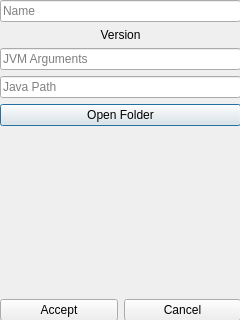
<?xml version="1.0" encoding="UTF-8"?>
<ui version="4.0">
 <class>dialog_configure</class>
 <widget class="QDialog" name="dialog_configure">
  <property name="geometry">
   <rect>
    <x>0</x>
    <y>0</y>
    <width>240</width>
    <height>320</height>
   </rect>
  </property>
  <property name="windowTitle">
   <string>Configure Instance</string>
  </property>
  <widget class="QWidget" name="gridLayoutWidget">
   <property name="geometry">
    <rect>
     <x>0</x>
     <y>0</y>
     <width>241</width>
     <height>321</height>
    </rect>
   </property>
   <layout class="QGridLayout" name="grid_layout">
    <item row="0" column="0">
     <layout class="QVBoxLayout" name="vertical_layout">
      <item>
       <widget class="QLineEdit" name="text_name">
        <property name="placeholderText">
         <string>Name</string>
        </property>
       </widget>
      </item>
      <item>
       <widget class="QLabel" name="label_version">
        <property name="text">
         <string>Version</string>
        </property>
        <property name="alignment">
         <set>Qt::AlignCenter</set>
        </property>
       </widget>
      </item>
      <item>
       <widget class="QLineEdit" name="text_jvm">
        <property name="placeholderText">
         <string>JVM Arguments</string>
        </property>
       </widget>
      </item>
      <item>
       <widget class="QLineEdit" name="text_java">
        <property name="placeholderText">
         <string>Java Path</string>
        </property>
       </widget>
      </item>
      <item>
       <widget class="QPushButton" name="button_open_folder">
        <property name="text">
         <string>Open Folder</string>
        </property>
       </widget>
      </item>
      <item>
       <spacer name="spacer">
        <property name="orientation">
         <enum>Qt::Vertical</enum>
        </property>
        <property name="sizeHint" stdset="0">
         <size>
          <width>20</width>
          <height>40</height>
         </size>
        </property>
       </spacer>
      </item>
      <item>
       <layout class="QHBoxLayout" name="horizontal_layout">
        <item>
         <widget class="QPushButton" name="button_accept">
          <property name="text">
           <string>Accept</string>
          </property>
         </widget>
        </item>
        <item>
         <widget class="QPushButton" name="button_cancel">
          <property name="text">
           <string>Cancel</string>
          </property>
         </widget>
        </item>
       </layout>
      </item>
     </layout>
    </item>
   </layout>
  </widget>
 </widget>
 <resources/>
 <connections/>
</ui>
